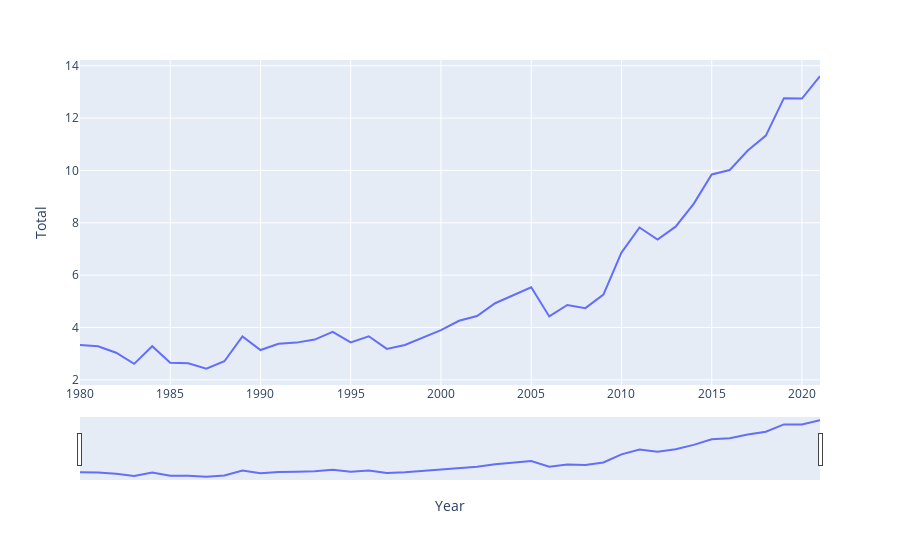

Write notebook code for a chart like this one.
### Code cell
#  plot to see total emission versus year for 'Germany'
fig_ger = px.line(df, x=df.index, y="Total")
fig_ger.update_xaxes(rangeslider_visible=True)
fig_ger.show()

### Figure 1 — Plotly figure (JSON) as saved in the notebook; plotly's stock layout.template omitted (floating-point values rounded to 4 significant figures)
{"data": [{"hovertemplate": "Year=%{x}<br>Total=%{y}<extra></extra>", "legendgroup": "", "line": {"color": "#636efa", "dash": "solid"}, "marker": {"symbol": "circle"}, "mode": "lines", "name": "", "orientation": "v", "showlegend": false, "type": "scatter", "x": [1980, 1981, 1982, 1983, 1984, 1985, 1986, 1987, 1988, 1989, 1990, 1991, 1992, 1993, 1994, 1995, 1996, 1997, 1998, 1999, 2000, 2001, 2002, 2003, 2004, 2005, 2006, 2007, 2008, 2009, 2010, 2011, 2012, 2013, 2014, 2015, 2016, 2017, 2018, 2019, 2020, 2021], "xaxis": "x", "y": [3.336, 3.28, 3.037, 2.611, 3.284, 2.651, 2.636, 2.425, 2.711, 3.662, 3.139, 3.379, 3.423, 3.539, 3.837, 3.43, 3.664, 3.182, 3.334, 3.604, 3.902, 4.258, 4.437, 4.928, 5.238, 5.539, 4.422, 4.863, 4.74, 5.258, 6.862, 7.819, 7.362, 7.853, 8.724, 9.845, 10.02, 10.76, 11.33, 12.76, 12.74, 13.6], "yaxis": "y"}], "layout": {"legend": {"tracegroupgap": 0}, "margin": {"t": 60}, "xaxis": {"anchor": "y", "domain": [0, 1], "rangeslider": {"visible": true}, "title": {"text": "Year"}}, "yaxis": {"anchor": "x", "domain": [0, 1], "title": {"text": "Total"}}}}
